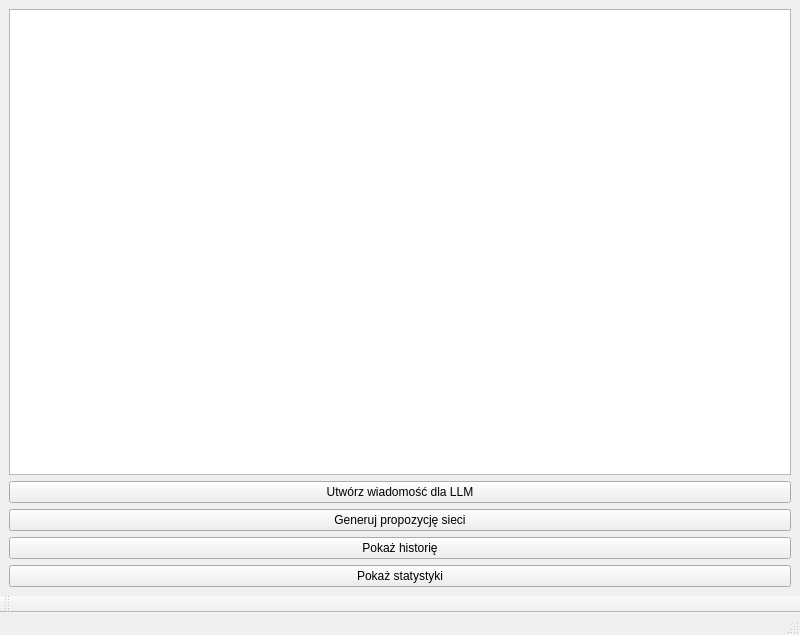
<?xml version="1.0" encoding="UTF-8"?>
<ui version="4.0">
 <class>MainWindow</class>
 <widget class="QMainWindow" name="MainWindow">
  <property name="geometry">
   <rect>
    <x>0</x>
    <y>0</y>
    <width>800</width>
    <height>635</height>
   </rect>
  </property>
  <property name="windowTitle">
   <string>Network Architect AI</string>
  </property>
  <widget class="QWidget" name="centralwidget">
   <layout class="QVBoxLayout" name="verticalLayout">
    <item>
     <widget class="QPlainTextEdit" name="promptDisplay"/>
    </item>
    <item>
     <widget class="QPushButton" name="generateButton">
      <property name="text">
       <string>Utwórz wiadomość dla LLM</string>
      </property>
     </widget>
    </item>
    <item>
     <widget class="QPushButton" name="sendToAIButton">
      <property name="text">
       <string>Generuj propozycję sieci</string>
      </property>
     </widget>
    </item>
    <item>
     <widget class="QPushButton" name="historyButton">
      <property name="text">
       <string>Pokaż historię</string>
      </property>
     </widget>
    </item>
    <item>
     <widget class="QPushButton" name="statsButton">
      <property name="text">
       <string>Pokaż statystyki</string>
      </property>
     </widget>
    </item>
   </layout>
  </widget>
  <widget class="QMenuBar" name="menubar">
   <property name="geometry">
    <rect>
     <x>0</x>
     <y>0</y>
     <width>800</width>
     <height>21</height>
    </rect>
   </property>
  </widget>
  <widget class="QStatusBar" name="statusbar"/>
  <widget class="QToolBar" name="toolBar">
   <property name="windowTitle">
    <string>toolBar</string>
   </property>
   <attribute name="toolBarArea">
    <enum>BottomToolBarArea</enum>
   </attribute>
   <attribute name="toolBarBreak">
    <bool>false</bool>
   </attribute>
  </widget>
 </widget>
 <resources/>
 <connections/>
</ui>
